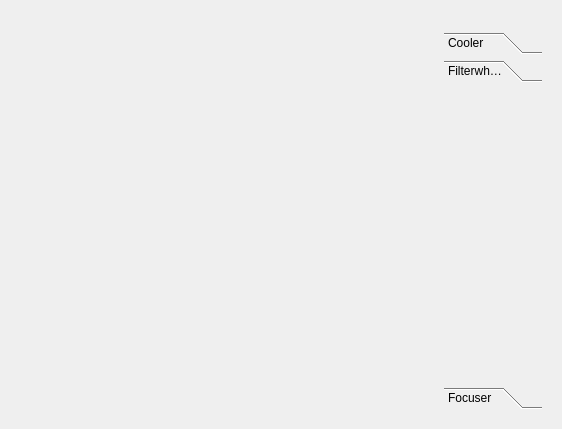
<?xml version="1.0" encoding="UTF-8"?>
<ui version="4.0">
 <class>guidingwindow</class>
 <widget class="QWidget" name="guidingwindow">
  <property name="geometry">
   <rect>
    <x>0</x>
    <y>0</y>
    <width>562</width>
    <height>429</height>
   </rect>
  </property>
  <property name="windowTitle">
   <string>Form</string>
  </property>
  <layout class="QHBoxLayout" name="horizontalLayout">
   <item>
    <widget class="QWidget" name="leftWidget" native="true">
     <layout class="QVBoxLayout" name="verticalLayout_2">
      <item>
       <widget class="snowgui::guidercontrollerwidget" name="guidercontrollerWidget" native="true">
        <property name="minimumSize">
         <size>
          <width>400</width>
          <height>300</height>
         </size>
        </property>
        <property name="maximumSize">
         <size>
          <width>16777215</width>
          <height>16777215</height>
         </size>
        </property>
       </widget>
      </item>
      <item>
       <widget class="snowgui::imagedisplaywidget" name="imageWidget" native="true"/>
      </item>
     </layout>
    </widget>
   </item>
   <item>
    <widget class="QWidget" name="controllersWidget" native="true">
     <property name="maximumSize">
      <size>
       <width>350</width>
       <height>16777215</height>
      </size>
     </property>
     <layout class="QVBoxLayout" name="verticalLayout">
      <item>
       <widget class="snowgui::ccdcontrollerwidget" name="ccdcontrollerWidget" native="true"/>
      </item>
      <item>
       <widget class="snowgui::guiderportcontrollerwidget" name="guiderportcontrollerWidget" native="true"/>
      </item>
      <item>
       <widget class="QToolBox" name="toolBox">
        <property name="currentIndex">
         <number>1</number>
        </property>
        <widget class="snowgui::coolercontrollerwidget" name="coolercontrollerWidget">
         <property name="geometry">
          <rect>
           <x>0</x>
           <y>0</y>
           <width>326</width>
           <height>239</height>
          </rect>
         </property>
         <attribute name="label">
          <string>Cooler</string>
         </attribute>
        </widget>
        <widget class="snowgui::filterwheelcontrollerwidget" name="filterwheelcontrollerWidget">
         <attribute name="label">
          <string>Filterwheel</string>
         </attribute>
        </widget>
        <widget class="snowgui::focusercontrollerwidget" name="focusercontrollerWidget">
         <property name="geometry">
          <rect>
           <x>0</x>
           <y>0</y>
           <width>326</width>
           <height>239</height>
          </rect>
         </property>
         <attribute name="label">
          <string>Focuser</string>
         </attribute>
        </widget>
       </widget>
      </item>
     </layout>
    </widget>
   </item>
  </layout>
 </widget>
 <customwidgets>
  <customwidget>
   <class>snowgui::ccdcontrollerwidget</class>
   <extends>QWidget</extends>
   <header location="global">ccdcontrollerwidget.h</header>
   <container>1</container>
  </customwidget>
  <customwidget>
   <class>snowgui::guiderportcontrollerwidget</class>
   <extends>QWidget</extends>
   <header location="global">guiderportcontrollerwidget.h</header>
   <container>1</container>
  </customwidget>
  <customwidget>
   <class>snowgui::coolercontrollerwidget</class>
   <extends>QWidget</extends>
   <header location="global">coolercontrollerwidget.h</header>
   <container>1</container>
  </customwidget>
  <customwidget>
   <class>snowgui::focusercontrollerwidget</class>
   <extends>QWidget</extends>
   <header location="global">focusercontrollerwidget.h</header>
   <container>1</container>
  </customwidget>
  <customwidget>
   <class>snowgui::imagedisplaywidget</class>
   <extends>QWidget</extends>
   <header location="global">imagedisplaywidget.h</header>
   <container>1</container>
  </customwidget>
  <customwidget>
   <class>snowgui::filterwheelcontrollerwidget</class>
   <extends>QWidget</extends>
   <header location="global">filterwheelcontrollerwidget.h</header>
   <container>1</container>
  </customwidget>
  <customwidget>
   <class>snowgui::guidercontrollerwidget</class>
   <extends>QWidget</extends>
   <header location="global">guidercontrollerwidget.h</header>
   <container>1</container>
  </customwidget>
 </customwidgets>
 <resources/>
 <connections/>
</ui>
